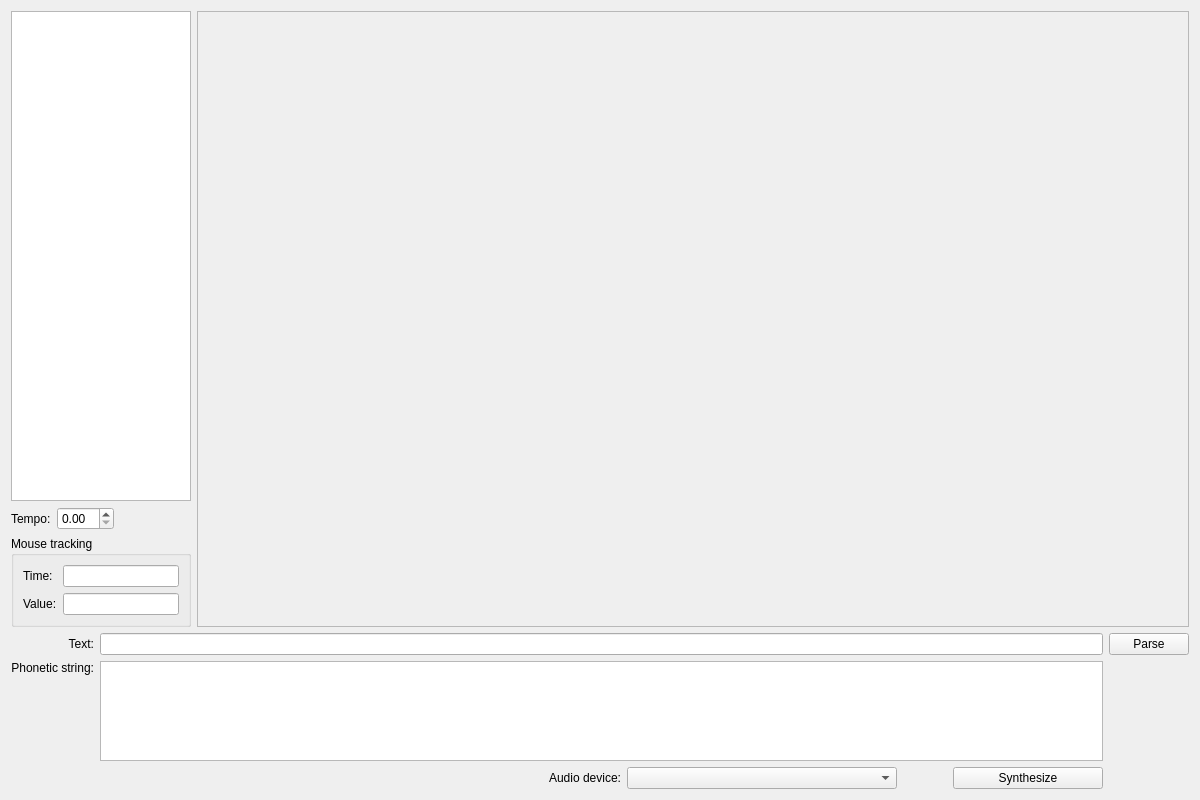
<?xml version="1.0" encoding="UTF-8"?>
<ui version="4.0">
 <class>SynthesisWindow</class>
 <widget class="QWidget" name="SynthesisWindow">
  <property name="geometry">
   <rect>
    <x>0</x>
    <y>0</y>
    <width>1200</width>
    <height>800</height>
   </rect>
  </property>
  <property name="windowTitle">
   <string>Synthesis window</string>
  </property>
  <layout class="QVBoxLayout" name="verticalLayout">
   <item>
    <widget class="QWidget" name="widget" native="true">
     <property name="sizePolicy">
      <sizepolicy hsizetype="Preferred" vsizetype="Expanding">
       <horstretch>0</horstretch>
       <verstretch>0</verstretch>
      </sizepolicy>
     </property>
     <layout class="QHBoxLayout" name="horizontalLayout_2">
      <property name="margin">
       <number>0</number>
      </property>
      <item>
       <widget class="QWidget" name="widget_4" native="true">
        <property name="sizePolicy">
         <sizepolicy hsizetype="MinimumExpanding" vsizetype="Expanding">
          <horstretch>1</horstretch>
          <verstretch>0</verstretch>
         </sizepolicy>
        </property>
        <property name="minimumSize">
         <size>
          <width>180</width>
          <height>0</height>
         </size>
        </property>
        <layout class="QVBoxLayout" name="verticalLayout_2">
         <property name="margin">
          <number>0</number>
         </property>
         <item>
          <widget class="QTableWidget" name="parameterTableWidget">
           <property name="sizePolicy">
            <sizepolicy hsizetype="Expanding" vsizetype="Expanding">
             <horstretch>1</horstretch>
             <verstretch>0</verstretch>
            </sizepolicy>
           </property>
           <property name="alternatingRowColors">
            <bool>true</bool>
           </property>
           <attribute name="horizontalHeaderStretchLastSection">
            <bool>true</bool>
           </attribute>
          </widget>
         </item>
         <item>
          <widget class="QWidget" name="widget_5" native="true">
           <property name="sizePolicy">
            <sizepolicy hsizetype="Expanding" vsizetype="Minimum">
             <horstretch>0</horstretch>
             <verstretch>0</verstretch>
            </sizepolicy>
           </property>
           <layout class="QFormLayout" name="formLayout">
            <property name="fieldGrowthPolicy">
             <enum>QFormLayout::ExpandingFieldsGrow</enum>
            </property>
            <property name="margin">
             <number>0</number>
            </property>
            <item row="0" column="0">
             <widget class="QLabel" name="label_3">
              <property name="text">
               <string>Tempo:</string>
              </property>
             </widget>
            </item>
            <item row="0" column="1">
             <widget class="QDoubleSpinBox" name="tempoSpinBox"/>
            </item>
           </layout>
          </widget>
         </item>
         <item>
          <widget class="QGroupBox" name="groupBox">
           <property name="sizePolicy">
            <sizepolicy hsizetype="Expanding" vsizetype="Minimum">
             <horstretch>0</horstretch>
             <verstretch>0</verstretch>
            </sizepolicy>
           </property>
           <property name="title">
            <string>Mouse tracking</string>
           </property>
           <layout class="QFormLayout" name="formLayout_2">
            <item row="0" column="0">
             <widget class="QLabel" name="label_4">
              <property name="text">
               <string>Time:</string>
              </property>
             </widget>
            </item>
            <item row="0" column="1">
             <widget class="QLineEdit" name="timeLineEdit">
              <property name="readOnly">
               <bool>true</bool>
              </property>
             </widget>
            </item>
            <item row="1" column="0">
             <widget class="QLabel" name="label_5">
              <property name="text">
               <string>Value:</string>
              </property>
             </widget>
            </item>
            <item row="1" column="1">
             <widget class="QLineEdit" name="valueLineEdit">
              <property name="readOnly">
               <bool>true</bool>
              </property>
             </widget>
            </item>
           </layout>
          </widget>
         </item>
        </layout>
       </widget>
      </item>
      <item>
       <widget class="QScrollArea" name="scrollArea">
        <property name="sizePolicy">
         <sizepolicy hsizetype="Expanding" vsizetype="Expanding">
          <horstretch>10</horstretch>
          <verstretch>0</verstretch>
         </sizepolicy>
        </property>
        <property name="widgetResizable">
         <bool>true</bool>
        </property>
        <widget class="QWidget" name="scrollAreaWidgetContents">
         <property name="geometry">
          <rect>
           <x>0</x>
           <y>0</y>
           <width>992</width>
           <height>609</height>
          </rect>
         </property>
         <layout class="QVBoxLayout" name="verticalLayout_3">
          <property name="margin">
           <number>0</number>
          </property>
          <item>
           <widget class="GS::EventWidget" name="eventWidget" native="true">
            <property name="cursor">
             <cursorShape>CrossCursor</cursorShape>
            </property>
           </widget>
          </item>
         </layout>
        </widget>
       </widget>
      </item>
     </layout>
    </widget>
   </item>
   <item>
    <widget class="QWidget" name="widget_2" native="true">
     <property name="sizePolicy">
      <sizepolicy hsizetype="Preferred" vsizetype="Preferred">
       <horstretch>0</horstretch>
       <verstretch>0</verstretch>
      </sizepolicy>
     </property>
     <layout class="QGridLayout" name="gridLayout">
      <property name="margin">
       <number>0</number>
      </property>
      <item row="1" column="1">
       <widget class="QPlainTextEdit" name="phoneticStringTextEdit">
        <property name="sizePolicy">
         <sizepolicy hsizetype="Expanding" vsizetype="Fixed">
          <horstretch>0</horstretch>
          <verstretch>0</verstretch>
         </sizepolicy>
        </property>
        <property name="minimumSize">
         <size>
          <width>0</width>
          <height>100</height>
         </size>
        </property>
        <property name="maximumSize">
         <size>
          <width>16777215</width>
          <height>100</height>
         </size>
        </property>
       </widget>
      </item>
      <item row="0" column="0">
       <widget class="QLabel" name="label">
        <property name="text">
         <string>Text:</string>
        </property>
        <property name="alignment">
         <set>Qt::AlignRight|Qt::AlignTrailing|Qt::AlignVCenter</set>
        </property>
       </widget>
      </item>
      <item row="1" column="0">
       <widget class="QLabel" name="label_2">
        <property name="text">
         <string>Phonetic string:</string>
        </property>
        <property name="alignment">
         <set>Qt::AlignRight|Qt::AlignTop|Qt::AlignTrailing</set>
        </property>
       </widget>
      </item>
      <item row="0" column="1">
       <widget class="QLineEdit" name="textLineEdit"/>
      </item>
      <item row="0" column="2">
       <widget class="QPushButton" name="parseButton">
        <property name="text">
         <string>Parse</string>
        </property>
       </widget>
      </item>
      <item row="2" column="1">
       <widget class="QWidget" name="widget_3" native="true">
        <layout class="QHBoxLayout" name="horizontalLayout">
         <property name="margin">
          <number>0</number>
         </property>
         <item>
          <spacer name="horizontalSpacer">
           <property name="orientation">
            <enum>Qt::Horizontal</enum>
           </property>
           <property name="sizeHint" stdset="0">
            <size>
             <width>40</width>
             <height>20</height>
            </size>
           </property>
          </spacer>
         </item>
         <item>
          <widget class="QLabel" name="label_6">
           <property name="text">
            <string>Audio device:</string>
           </property>
          </widget>
         </item>
         <item>
          <widget class="QComboBox" name="audioDeviceComboBox">
           <property name="sizePolicy">
            <sizepolicy hsizetype="Minimum" vsizetype="Fixed">
             <horstretch>0</horstretch>
             <verstretch>0</verstretch>
            </sizepolicy>
           </property>
           <property name="sizeAdjustPolicy">
            <enum>QComboBox::AdjustToContents</enum>
           </property>
           <property name="minimumContentsLength">
            <number>30</number>
           </property>
          </widget>
         </item>
         <item>
          <spacer name="horizontalSpacer_2">
           <property name="orientation">
            <enum>Qt::Horizontal</enum>
           </property>
           <property name="sizeType">
            <enum>QSizePolicy::Fixed</enum>
           </property>
           <property name="sizeHint" stdset="0">
            <size>
             <width>50</width>
             <height>20</height>
            </size>
           </property>
          </spacer>
         </item>
         <item>
          <widget class="QPushButton" name="synthesizeButton">
           <property name="minimumSize">
            <size>
             <width>150</width>
             <height>0</height>
            </size>
           </property>
           <property name="text">
            <string>Synthesize</string>
           </property>
          </widget>
         </item>
        </layout>
       </widget>
      </item>
     </layout>
    </widget>
   </item>
  </layout>
 </widget>
 <customwidgets>
  <customwidget>
   <class>GS::EventWidget</class>
   <extends>QWidget</extends>
   <header>EventWidget.h</header>
   <container>1</container>
  </customwidget>
 </customwidgets>
 <resources/>
 <connections/>
</ui>
